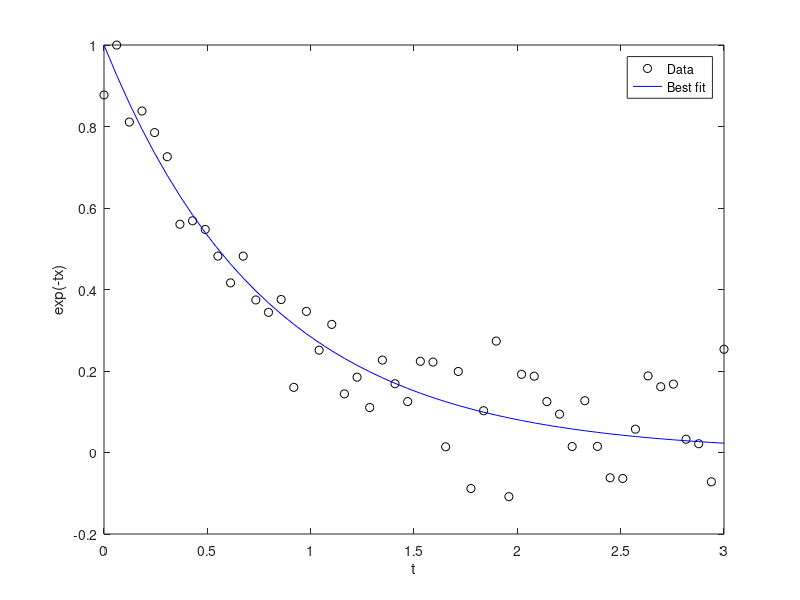

Write MATLAB code to recreate this figure.
% http://www.mathworks.com/help/optim/ug/lsqnonlin.html

rng default % for reproducibility
d = linspace(0,3,50);
y = exp(-1.3*d) + 0.1*randn(size(d));
fun = @(r)exp(-d*r)-y;
x0 = 5;
x = lsqnonlin(fun,x0)
plot(d,y,'ko',d,exp(-x*d),'b-')
legend('Data','Best fit')
xlabel('t')
ylabel('exp(-tx)')
